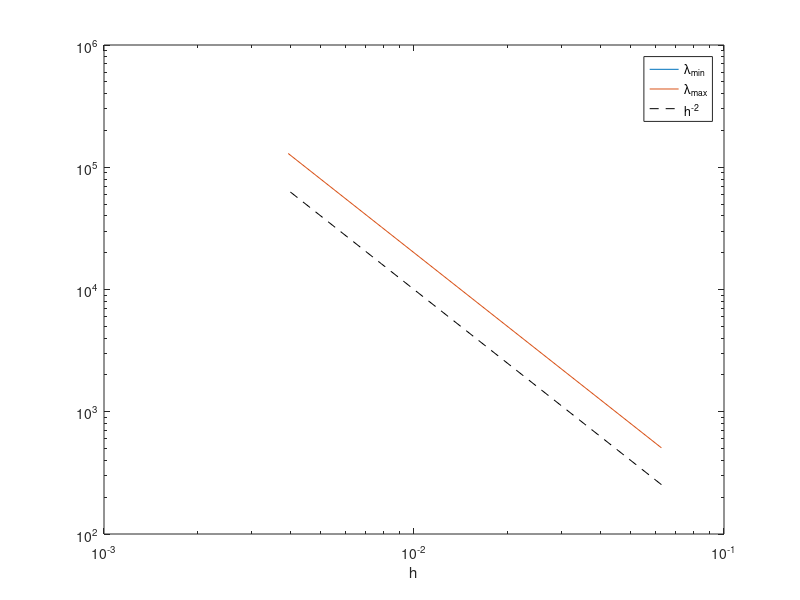

Source code (MATLAB):
% Analisi degli autovalori della matrice A=1/h^2 * tridiag(-1,2,-1)
% associata alla discretizzazione in spazio di u_xx con differenze 
% finite del secondo ordine

clear;
close all;
clc;

disp('Es 1.4')
disp('Analisi degli autovalori della matrice A = 1/h^2 * tridiag(-1,2,-1)')
disp('associata alla discretizzazione in spazio di u_xx con differenze')
disp('finite del secondo ordine')

L = pi;
N = 100;
M = 5;

h = zeros(M, 1);
lambdamin = zeros(M, 1);
lambdamax = zeros(M, 1);

for i = 1:M
    % Costruzione in formato sparso della matrice A
    h(i) = 2*L/N;
    A = (1/h(i)^2) * spdiags([-1 2 -1], [-1 0 1], N-1, N-1);
    N = 2*N;
    % Calcolo degli autovalori minimo e massimo
    lambdas = eig(A);
    lambdamin(i) = min(lambdas);
    lambdamax(i) = max(lambdas);
end

loglog(h, lambdamin);
hold on 
loglog(h, lambdamax);
loglog(h, h.^-2, '--k');
xlabel('h')
legend('\lambda_{min}','\lambda_{max}','h^{-2}')